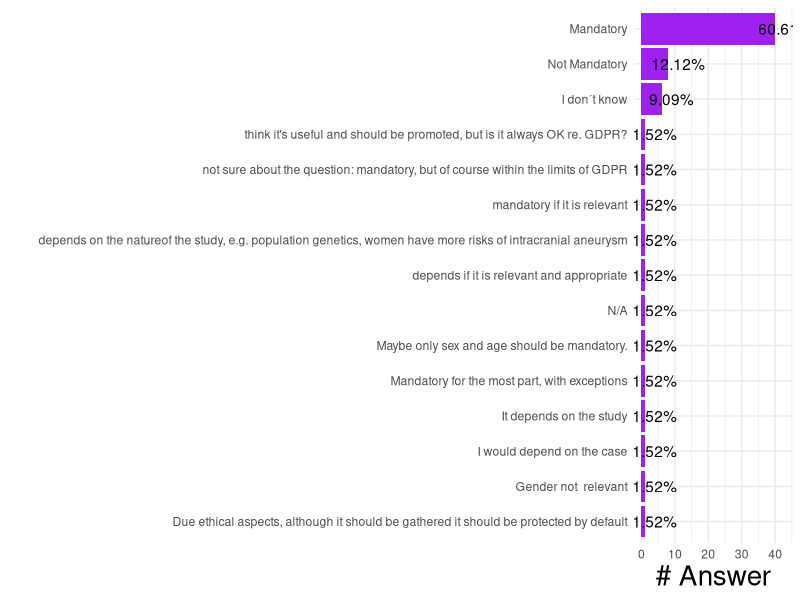

Source code (R):
library(data.table)
library(ggplot2)
library(dplyr)

# Load data
d = fread("../qualitative_analysis/ELIXIR_BioHackathon_35FAIRX_Responses-Form_responses1.tsv")

fs10_plot = d[,14]
colnames(fs10_plot) = "Answer"
fs10_plot$n = 1
fs10_plot_sum = fs10_plot %>% group_by(Answer)%>%
  summarise(n = sum(n))

fs10_plot_sum = fs10_plot%>% group_by(Answer) %>%
  summarise(count = sum(n))

fs10_plot_sum = arrange(fs10_plot_sum, count)
fs10_plot_sum$Answer = factor(fs10_plot_sum$Answer, levels =fs10_plot_sum$Answer)
fs10_plot_sum$percent = fs10_plot_sum$count / sum(fs10_plot_sum$count) * 100

fs10 = ggplot(fs10_plot_sum, aes(y = Answer, x = count))+
  geom_bar(stat = "identity",fill = "purple")+
  geom_text(aes( label = paste0(round(percent,2),"%"),
                 x= count+3 ))+
  ylab("")+
  xlab("# Answer")+
  theme_minimal()+
  theme(#axis.text = element_text(size = 14),
        axis.title = element_text(size = 20))


png("../figures/figureS10.png", width = 1500, height = 900, res = 150)
fs10
dev.off()
